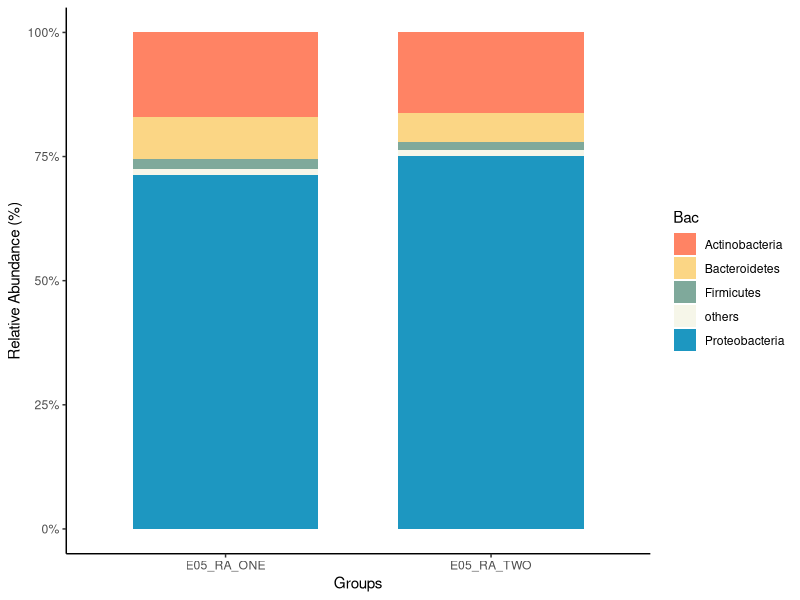
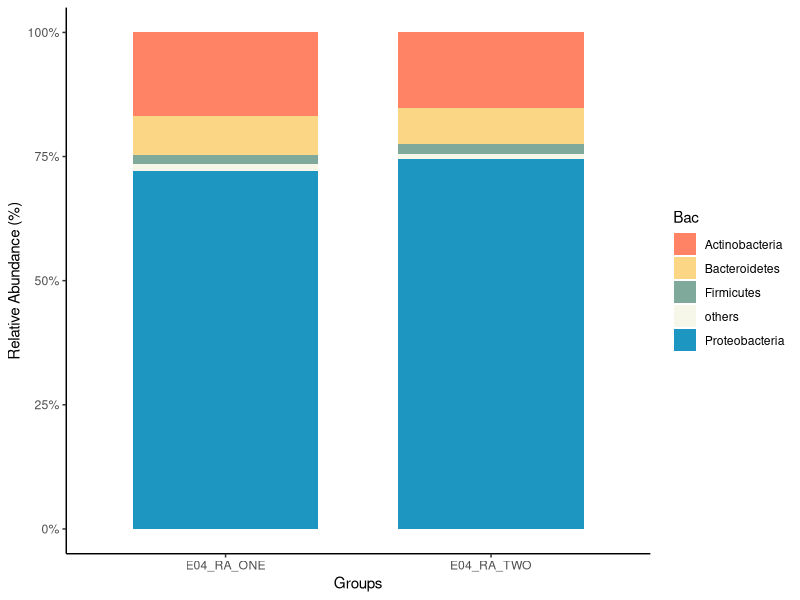
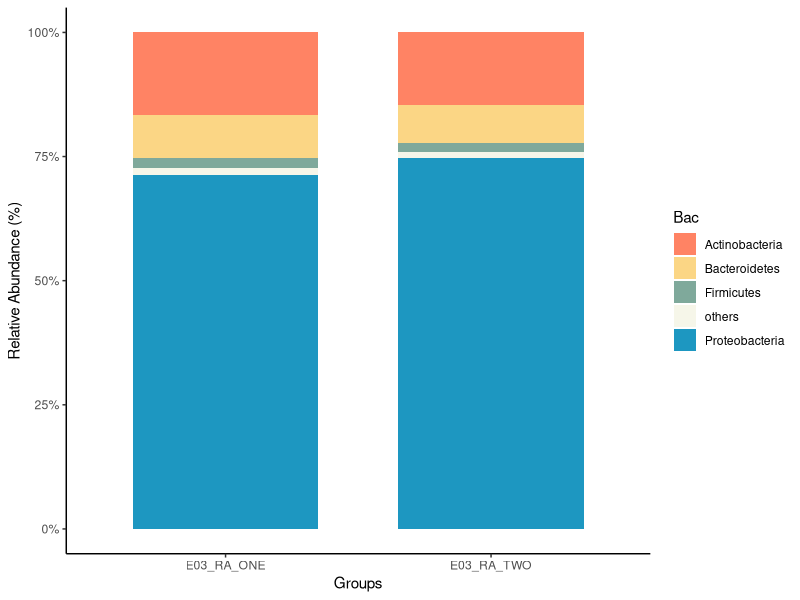
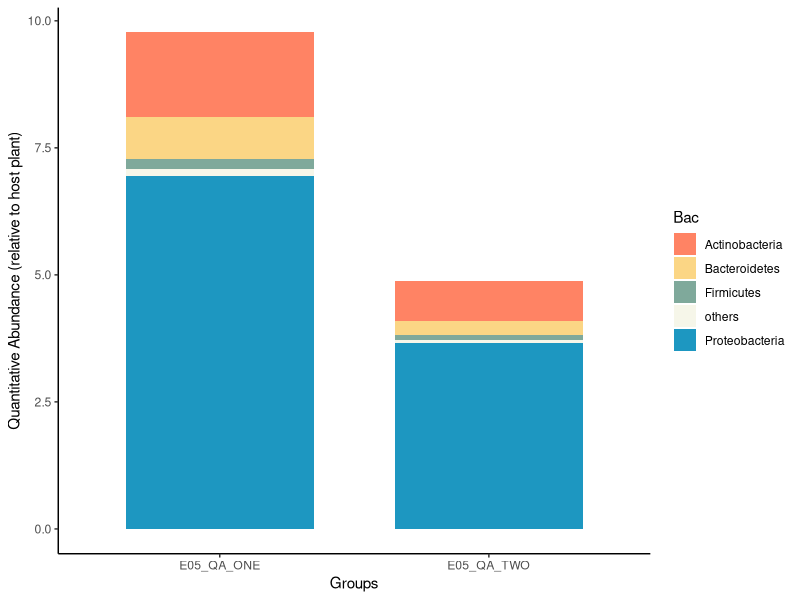
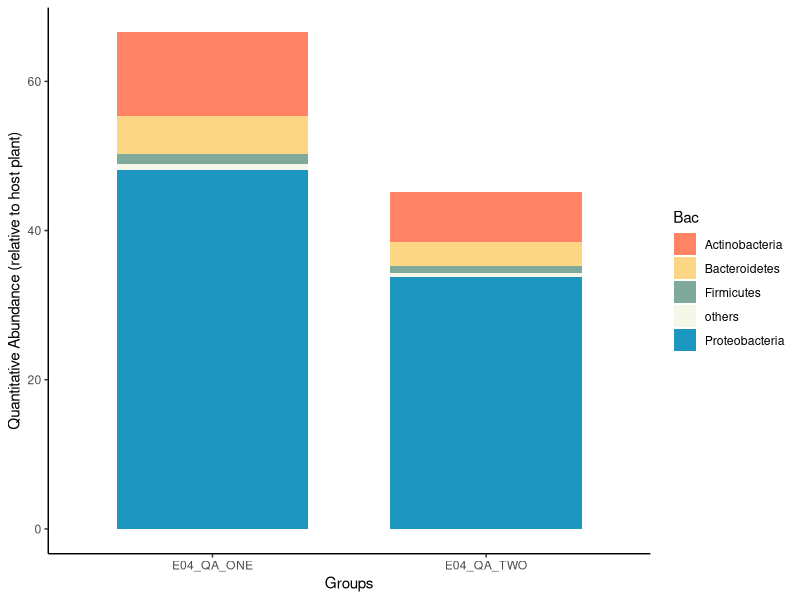
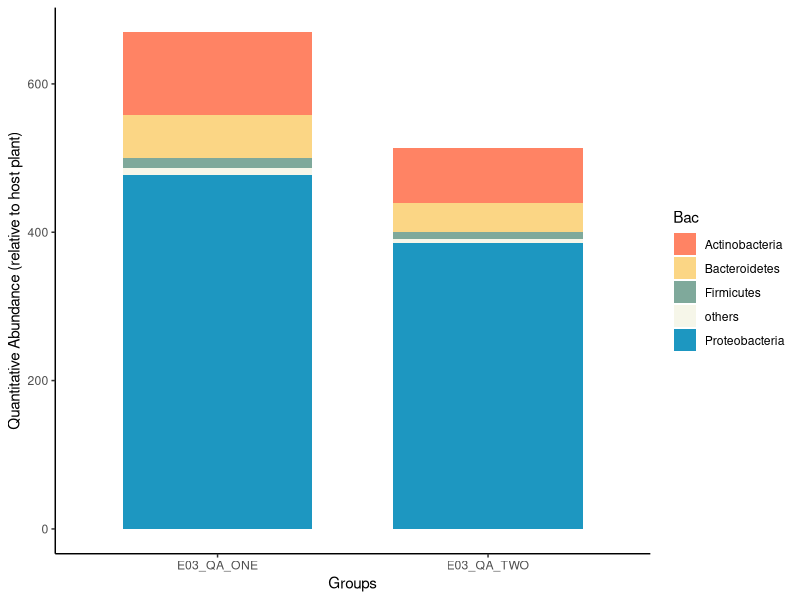
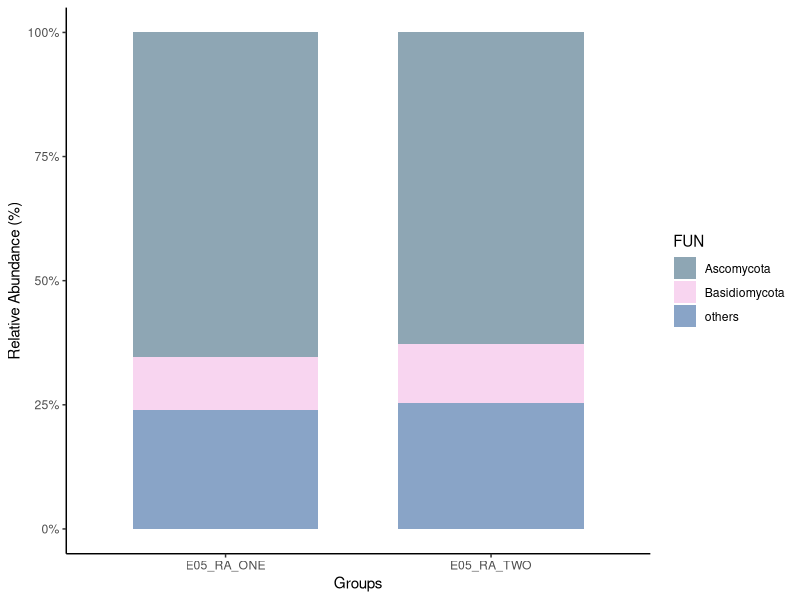
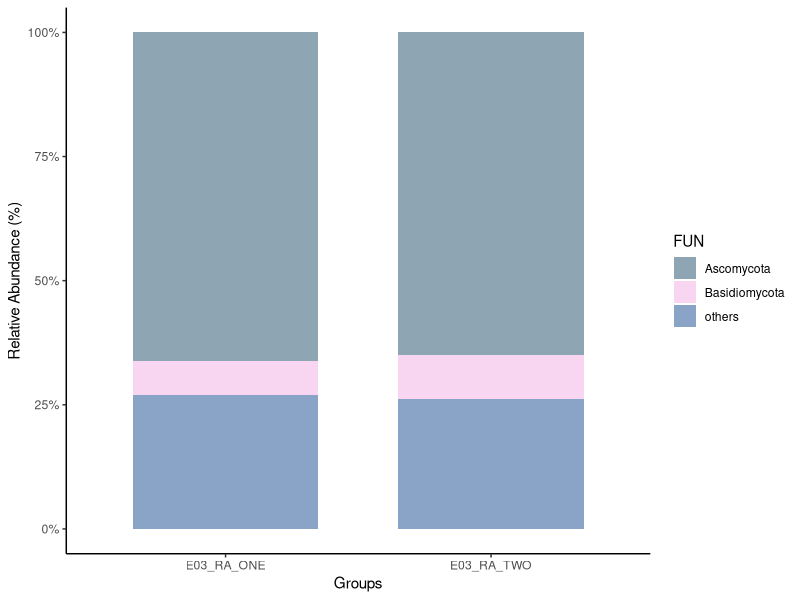

These figures' R source, in order:
setwd("/mnt/bai/qinyuan/xiaoxuan/QA/")
print(paste("Your working directory is in",getwd()))
library(dplyr)
library(ggplot2)
library(tidyr)

bac <- read.csv("data/Fig4c-bac-all.csv")
fun <- read.csv("data/Fig4c-fun-all.csv")
fun2<- read.csv("data/Fig4c-fun-point.csv")

## E05-BAC-RA

t1 <- dplyr::select(bac, Bac, E05_RA_ONE, E05_RA_TWO)

bac05ra <- gather(t1, key = variable , value = count, `E05_RA_ONE`:`E05_RA_TWO`)

p1 = ggplot(bac05ra, aes(x=variable, y = count, fill = Bac )) + 
  geom_bar(stat = "identity",position="fill", width=0.7)+ 
  scale_fill_manual(values = c("#ff8364", "#fbd685", 
                               "#7fa99b", "#f6f6e9", "#1d97c1"))+
  scale_y_continuous(labels = scales::percent) + 
  xlab("Groups")+
  ylab("Relative Abundance (%)")+ 
  theme_classic()
p1

ggsave(paste("result/Fig4c-bac-ra-e05.pdf", sep=""), p1, width = 6.5, height = 6)


## E04-BAC-RA

t2 <- dplyr::select(bac, Bac, E04_RA_ONE, E04_RA_TWO)

bac04ra <- gather(t2, key = variable , value = count, `E04_RA_ONE`:`E04_RA_TWO`)

p2 = ggplot(bac04ra, aes(x=variable, y = count, fill = Bac )) + 
  geom_bar(stat = "identity",position="fill", width=0.7)+ 
  scale_fill_manual(values = c("#ff8364", "#fbd685", 
                               "#7fa99b", "#f6f6e9", "#1d97c1"))+
  scale_y_continuous(labels = scales::percent) + 
  xlab("Groups")+
  ylab("Relative Abundance (%)")+ 
  theme_classic()
p2

ggsave(paste("result/Fig4c-bac-ra-e04.pdf", sep=""), p2 , width = 6.5, height = 6)


## E03-BAC-RA

t3 <- dplyr::select(bac, Bac, E03_RA_ONE, E03_RA_TWO)

bac03ra <- gather(t3, key = variable , value = count, `E03_RA_ONE`:`E03_RA_TWO`)

p3 = ggplot(bac03ra, aes(x=variable, y = count, fill = Bac )) + 
  geom_bar(stat = "identity",position="fill", width=0.7)+ 
  scale_fill_manual(values = c("#ff8364", "#fbd685", 
                               "#7fa99b", "#f6f6e9", "#1d97c1"))+
  scale_y_continuous(labels = scales::percent) + 
  xlab("Groups")+
  ylab("Relative Abundance (%)")+ 
  theme_classic()
p3

ggsave(paste("result/Fig4c-bac-ra-e03.pdf", sep=""), p3 , width = 6.5, height = 6)


## E05-BAC-QA

t4 <- dplyr::select(bac, Bac, E05_QA_ONE, E05_QA_TWO)

bac05qa <- gather(t4, key = variable , value = count, `E05_QA_ONE`:`E05_QA_TWO`)

p4 = ggplot(bac05qa, aes(x=variable, y = count, fill = Bac )) + 
  geom_bar(stat = "identity", width=0.7) + 
  scale_fill_manual(values = c("#ff8364", "#fbd685", 
                               "#7fa99b", "#f6f6e9", "#1d97c1"))+
  xlab("Groups")+
  ylab("Quantitative Abundance (relative to host plant)")+ 
  theme_classic()
p4

ggsave(paste("result/Fig4c-bac-qa-e05.pdf", sep=""), p4, width = 6.5, height = 6)


## E04-BAC-QA

t5 <- dplyr::select(bac, Bac, E04_QA_ONE, E04_QA_TWO)

bac04qa <- gather(t5, key = variable , value = count, `E04_QA_ONE`:`E04_QA_TWO`)

p5 = ggplot(bac04qa, aes(x=variable, y = count, fill = Bac )) + 
  geom_bar(stat = "identity", width=0.7) + 
  scale_fill_manual(values = c("#ff8364", "#fbd685", 
                               "#7fa99b", "#f6f6e9", "#1d97c1"))+
  xlab("Groups")+
  ylab("Quantitative Abundance (relative to host plant)")+ 
  theme_classic()
p5

ggsave(paste("result/Fig4c-bac-qa-e04.pdf", sep=""), p5, width = 6.5, height = 6)


## E03-BAC-QA

t6 <- dplyr::select(bac, Bac, E03_QA_ONE, E03_QA_TWO)

bac03qa <- gather(t6, key = variable , value = count, `E03_QA_ONE`:`E03_QA_TWO`)

p6 = ggplot(bac03qa, aes(x=variable, y = count, fill = Bac )) + 
  geom_bar(stat = "identity", width=0.7) + 
  scale_fill_manual(values = c("#ff8364", "#fbd685", 
                               "#7fa99b", "#f6f6e9", "#1d97c1"))+
  xlab("Groups")+
  ylab("Quantitative Abundance (relative to host plant)")+ 
  theme_classic()
p6

ggsave(paste("result/Fig4c-bac-qa-e03.pdf", sep=""), p6, width = 6.5, height = 6)



## E05-FUN-RA

f1 <- dplyr::select(fun, FUN, E05_RA_ONE, E05_RA_TWO)

fun05ra <- gather(f1, key = variable , value = count, `E05_RA_ONE`:`E05_RA_TWO`)

fp1 = ggplot(fun05ra, aes(x=variable, y = count, fill = FUN )) + 
  geom_bar(stat = "identity",position="fill", width=0.7)+ 
  scale_fill_manual(values = c("#8ea6b4", "#f8d5f0","#89a4c7"))+
  scale_y_continuous(labels = scales::percent) + 
  xlab("Groups")+
  ylab("Relative Abundance (%)")+ 
  theme_classic()
fp1

ggsave(paste("result/Fig4c-fun-ra-e05.pdf", sep=""), fp1, width = 6.5, height = 6)


## E03-FUN-RA

f2 <- dplyr::select(fun, FUN, E03_RA_ONE, E03_RA_TWO)

fun03ra <- gather(f2, key = variable , value = count, `E03_RA_ONE`:`E03_RA_TWO`)

fp2 = ggplot(fun03ra, aes(x=variable, y = count, fill = FUN )) + 
  geom_bar(stat = "identity",position="fill", width=0.7)+ 
  scale_fill_manual(values = c("#8ea6b4", "#f8d5f0","#89a4c7"))+
  scale_y_continuous(labels = scales::percent) + 
  xlab("Groups")+
  ylab("Relative Abundance (%)")+ 
  theme_classic()
fp2
ggsave(paste("result/Fig4c-fun-ra-e03.pdf", sep=""), fp2, width = 6.5, height = 6)



## E05-FUN-QA

f3 <- dplyr::select(fun, FUN, E05_QA_ONE, E05_QA_TWO)

fun05qa <- gather(f3, key = variable , value = count, `E05_QA_ONE`:`E05_QA_TWO`)

fp3 = ggplot(fun05qa, aes(x=variable, y = count, fill = FUN )) + 
  geom_bar(stat = "identity", width=0.7) + 
  scale_fill_manual(values = c("#8ea6b4", "#f8d5f0","#89a4c7"))+
  xlab("Groups")+
  ylab("Quantitative Abundance (relative to host plant)")+ 
  theme_classic()
fp3

ggsave(paste("result/Fig4c-fun-qa-e05.pdf", sep=""), fp3, width = 6.5, height = 6)



## E03-FUN-QA

f4 <- dplyr::select(fun, FUN, E03_QA_ONE, E03_QA_TWO)

fun03qa <- gather(f4, key = variable , value = count, `E03_QA_ONE`:`E03_QA_TWO`)

fp4 = ggplot(fun03qa, aes(x=variable, y = count, fill = FUN )) + 
  geom_bar(stat = "identity", width=0.7) + 
  scale_fill_manual(values = c("#8ea6b4", "#f8d5f0","#89a4c7"))+
  xlab("Groups")+
  ylab("Quantitative Abundance (relative to host plant)")+ 
  theme_classic()
fp4

ggsave(paste("result/Fig4c-fun-qa-e03.pdf", sep=""), fp4, width = 6.5, height = 6)


## E03-FUN-QA-POINT

f5 <- dplyr::select(fun2, FUN, E03_QA_ONE, E03_QA_TWO)

fun03qa2 <- gather(f5, key = variable , value = count, `E03_QA_ONE`:`E03_QA_TWO`)

fp5 = ggplot(fun03qa2, aes(x=variable, y = count, fill = FUN )) + 
  geom_bar(stat = "identity", width=0.7) + 
  scale_fill_manual(values = c("#8ea6b4", "#f8d5f0","#89a4c7"))+
  xlab("Groups")+
  ylab("Quantitative Abundance (relative to host plant)")+ 
  theme_classic()
fp5

ggsave(paste("result/Fig4c-fun-qa-e03-point.pdf", sep=""), fp5, width = 6.5, height = 6)





